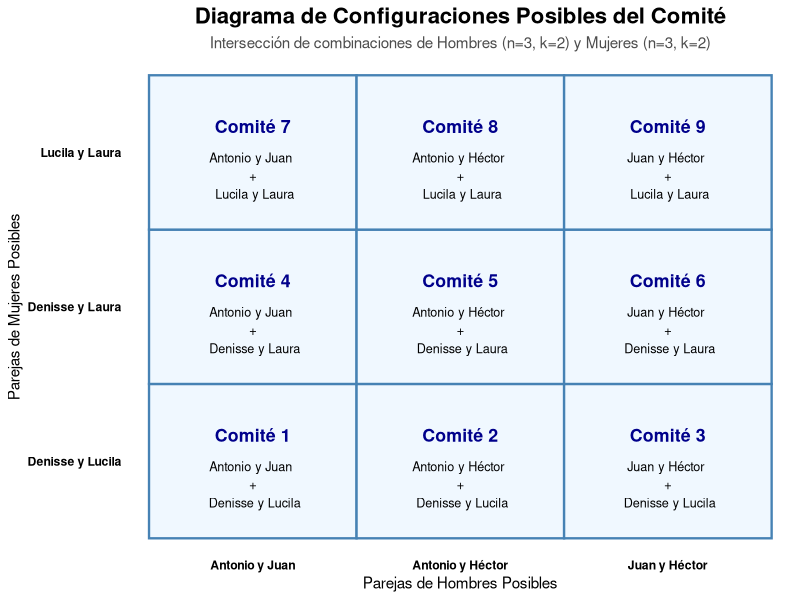
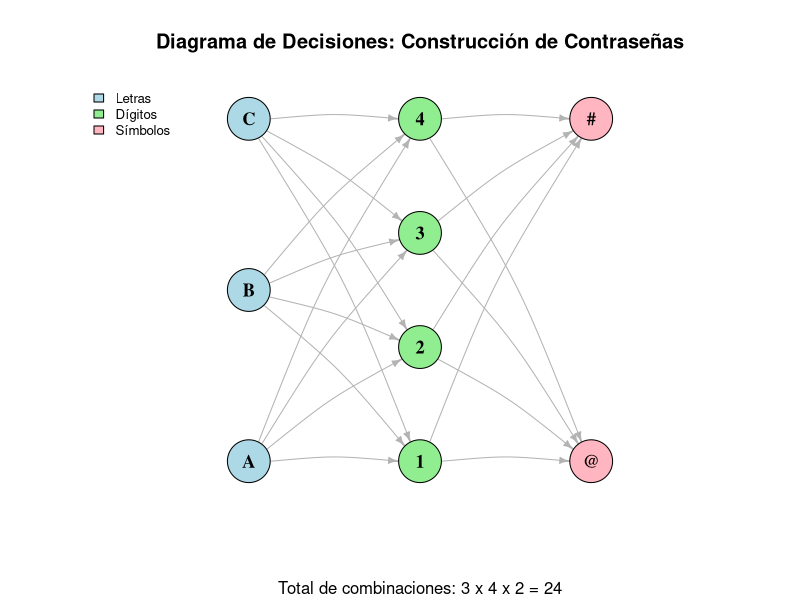
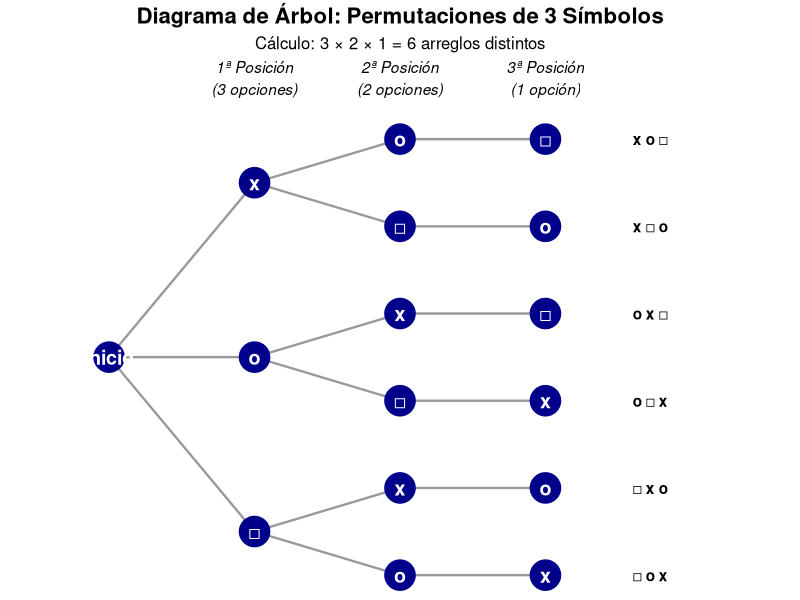
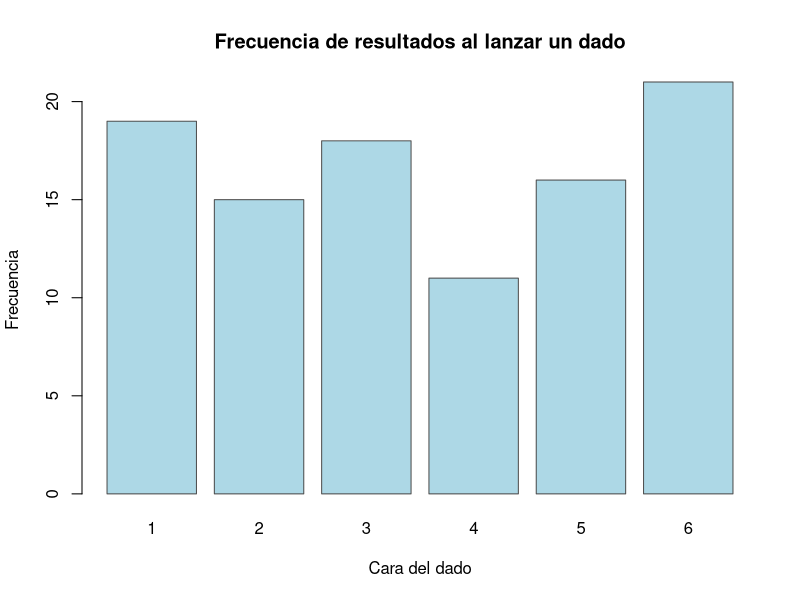
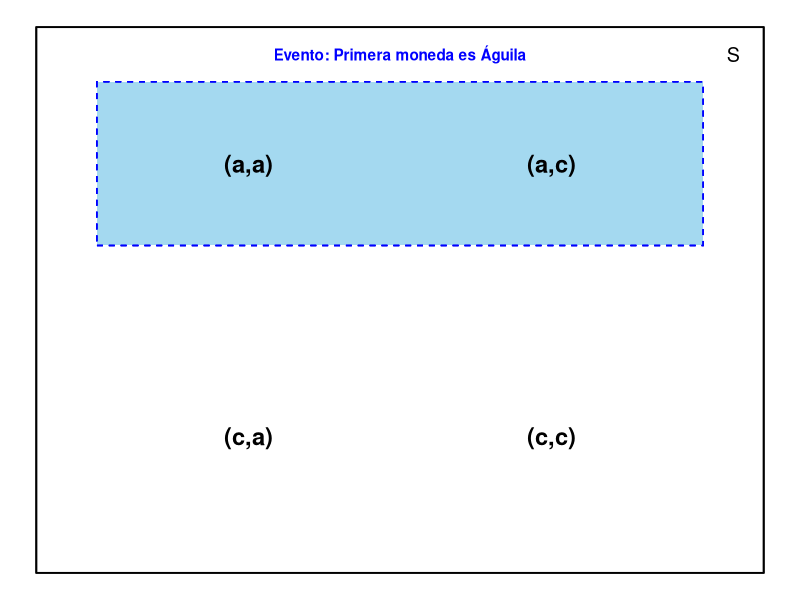
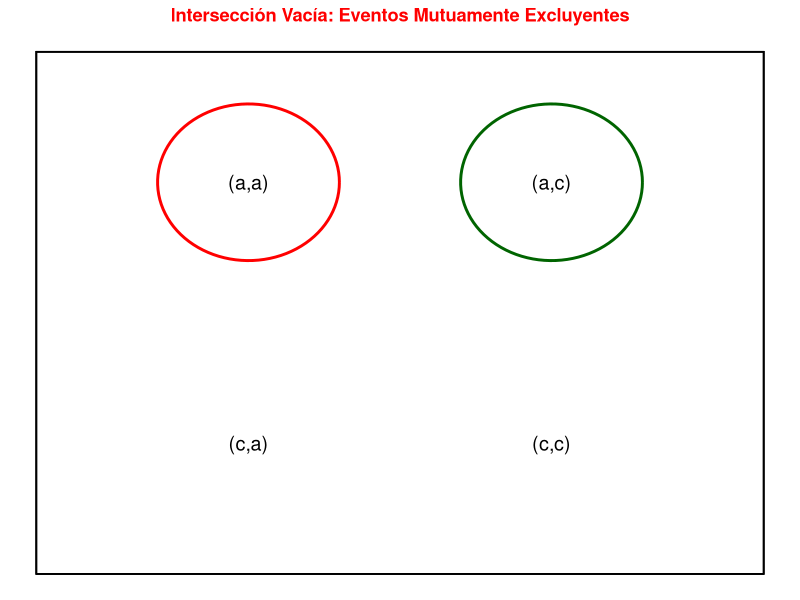
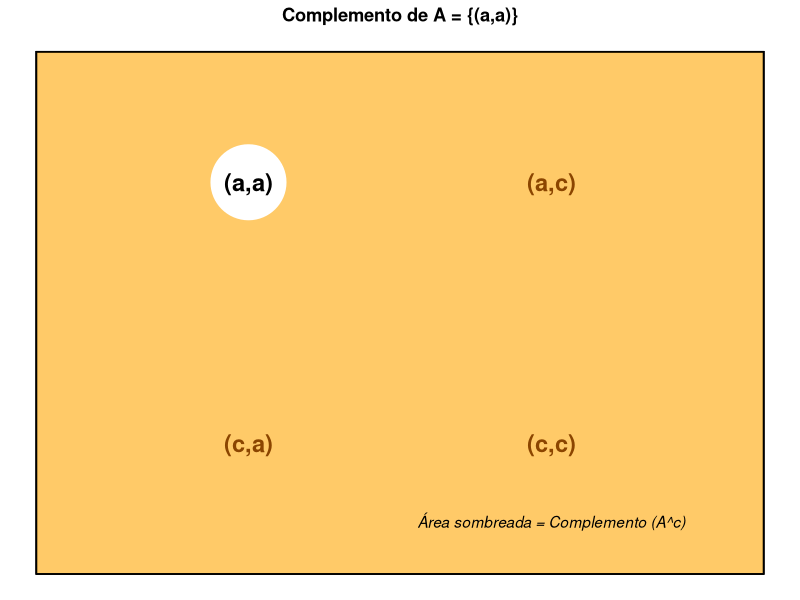
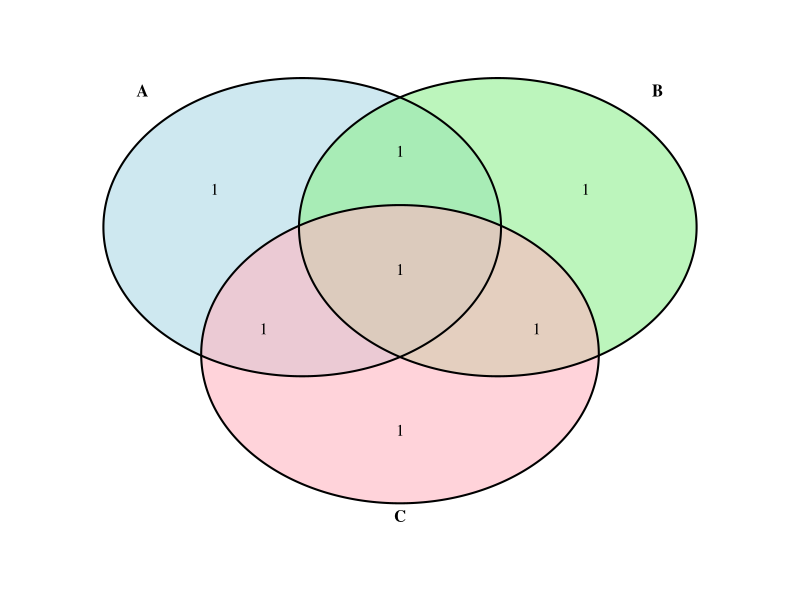

These figures' R source, in order:
## ---- chunk 1
knitr::opts_chunk$set(echo = TRUE)
## ---- chunk 2
library(ggplot2)

# 1. Generar todas las combinaciones posibles de 2 hombres (de 3)
hombres <- c("Antonio", "Juan", "Héctor")
comb_h <- combn(hombres, 2, simplify = FALSE)
# Crear etiquetas legibles
etiquetas_h <- sapply(comb_h, function(x) paste(x, collapse = " y "))

# 2. Generar todas las combinaciones posibles de 2 mujeres (de 3)
mujeres <- c("Denisse", "Lucila", "Laura")
comb_m <- combn(mujeres, 2, simplify = FALSE)
# Crear etiquetas legibles
etiquetas_m <- sapply(comb_m, function(x) paste(x, collapse = " y "))

# 3. Crear el espacio muestral cruzando ambos grupos (Principio Multiplicativo)
df_comites <- expand.grid(Hombres = etiquetas_h, Mujeres = etiquetas_m)
df_comites$ID <- paste("Comité", 1:nrow(df_comites))

# 4. Graficar la matriz de combinaciones
ggplot(df_comites, aes(x = Hombres, y = Mujeres)) +
  # Crear los cuadros de la matriz
  geom_tile(fill = "aliceblue", color = "steelblue", linewidth = 0.8) +
  # Añadir el número de comité
  geom_text(aes(label = ID), fontface = "bold", vjust = -1.5, size = 4.5, color = "darkblue") +
  # Añadir los nombres de los integrantes en cada celda
  geom_text(aes(label = paste(Hombres, "\n+\n", Mujeres)), size = 3.2, vjust = 1) +
  # Estética y etiquetas
  theme_minimal() +
  labs(
    title = "Diagrama de Configuraciones Posibles del Comité",
    subtitle = "Intersección de combinaciones de Hombres (n=3, k=2) y Mujeres (n=3, k=2)",
    x = "Parejas de Hombres Posibles",
    y = "Parejas de Mujeres Posibles"
  ) +
  theme(
    plot.title = element_text(face = "bold", size = 16, hjust = 0.5),
    plot.subtitle = element_text(size = 11, hjust = 0.5, color = "gray30"),
    axis.text = element_text(face = "bold", color = "black"),
    panel.grid = element_blank()
  )
## ---- chunk 3
# Es fundamental cargar la librería igraph
library(igraph)
library(ggplot2)
## ---- chunk 4
# 1. Definir los conjuntos
letras <- c("A", "B", "C")
digitos <- c("1", "2", "3", "4")
simbolos <- c("@", "#")

# 2. Crear las aristas (edges) de forma jerárquica
# Para que el diagrama no colapse los nodos, creamos combinaciones únicas
edges1 <- expand.grid(from = letras, to = digitos)
edges2 <- expand.grid(from = digitos, to = simbolos)

# Unimos todas las conexiones
edges <- rbind(edges1, edges2)

# 3. Crear el objeto de grafo
g <- graph_from_data_frame(edges, directed = TRUE)

# 4. Configurar Estilo Visual (Atributos de Vértices y Aristas)
V(g)$color <- ifelse(V(g)$name %in% letras, "lightblue",
              ifelse(V(g)$name %in% digitos, "lightgreen", "lightpink"))

V(g)$size <- 25
V(g)$label.color <- "black"
V(g)$label.font <- 2
V(g)$label.cex <- 1.1

# Estilo de las flechas
E(g)$arrow.size <- 0.5
E(g)$color <- "gray70"
E(g)$curved <- 0.1

# 5. Definir el Layout (Disposición por niveles)
# Calculamos las posiciones manualmente para que se vea como un flujo de izquierda a derecha
coords <- matrix(NA, nrow = vcount(g), ncol = 2)
nombres <- V(g)$name

# Nivel 1 (Letras)
coords[nombres %in% letras, 1] <- 1
coords[nombres %in% letras, 2] <- seq(1, 10, length.out = length(letras))

# Nivel 2 (Dígitos)
coords[nombres %in% digitos, 1] <- 2
coords[nombres %in% digitos, 2] <- seq(1, 10, length.out = length(digitos))

# Nivel 3 (Símbolos)
coords[nombres %in% simbolos, 1] <- 3
coords[nombres %in% simbolos, 2] <- seq(1, 10, length.out = length(simbolos))

# 6. Dibujar el Grafo
plot(g, 
     layout = coords, 
     vertex.label.dist = 0,
     main = "Diagrama de Decisiones: Construcción de Contraseñas",
     sub = "Total de combinaciones: 3 x 4 x 2 = 24")

# Leyenda para identificar niveles
legend("topleft", 
       legend = c("Letras", "Dígitos", "Símbolos"), 
       fill = c("lightblue", "lightgreen", "lightpink"), 
       bty = "n", cex = 0.8)
## ---- chunk 5
library(ggplot2)

# Crear estructura de datos para el árbol de permutaciones
# Definimos las coordenadas de los nodos
df_tree <- data.frame(
  x = c(0, 1, 1, 1, 2, 2, 2, 2, 2, 2, 3, 3, 3, 3, 3, 3),
  y = c(0, 2, 0, -2, 2.5, 1.5, 0.5, -0.5, -1.5, -2.5, 2.5, 1.5, 0.5, -0.5, -1.5, -2.5),
  label = c("Inicio", "x", "o", "□", "o", "□", "x", "□", "x", "o", "□", "o", "□", "x", "o", "x")
)

# Definir las conexiones (ramas)
df_lines <- data.frame(
  x =    c(0, 0, 0, 1, 1, 1, 1, 1, 1, 2, 2, 2, 2, 2, 2),
  xend = c(1, 1, 1, 2, 2, 2, 2, 2, 2, 3, 3, 3, 3, 3, 3),
  y =    c(0, 0, 0, 2, 2, 0, 0, -2, -2, 2.5, 1.5, 0.5, -0.5, -1.5, -2.5),
  yend = c(2, 0, -2, 2.5, 1.5, 0.5, -0.5, -1.5, -2.5, 2.5, 1.5, 0.5, -0.5, -1.5, -2.5)
)

# Crear el gráfico
ggplot() +
  # Dibujar las ramas del árbol
  geom_segment(data = df_lines, aes(x = x, y = y, xend = xend, yend = yend), 
               color = "gray60", linewidth = 0.8) +
  # Dibujar los nodos (puntos de decisión)
  geom_point(data = df_tree, aes(x = x, y = y), color = "darkblue", size = 10) +
  # Añadir los símbolos/etiquetas
  geom_text(data = df_tree, aes(x = x, y = y, label = label), 
            color = "white", fontface = "bold", size = 5) +
  # Etiquetas de las posiciones
  annotate("text", x = 1, y = 3.2, label = "1ª Posición\n(3 opciones)", fontface = "italic") +
  annotate("text", x = 2, y = 3.2, label = "2ª Posición\n(2 opciones)", fontface = "italic") +
  annotate("text", x = 3, y = 3.2, label = "3ª Posición\n(1 opción)", fontface = "italic") +
  # Listado de permutaciones finales al final de las ramas
  annotate("text", x = 3.6, y = 2.5, label = "x o □", fontface = "bold", hjust = 0) +
  annotate("text", x = 3.6, y = 1.5, label = "x □ o", fontface = "bold", hjust = 0) +
  annotate("text", x = 3.6, y = 0.5, label = "o x □", fontface = "bold", hjust = 0) +
  annotate("text", x = 3.6, y = -0.5, label = "o □ x", fontface = "bold", hjust = 0) +
  annotate("text", x = 3.6, y = -1.5, label = "□ x o", fontface = "bold", hjust = 0) +
  annotate("text", x = 3.6, y = -2.5, label = "□ o x", fontface = "bold", hjust = 0) +
  # Estética general
  theme_void() +
  labs(title = "Diagrama de Árbol: Permutaciones de 3 Símbolos",
       subtitle = "Cálculo: 3 \u00d7 2 \u00d7 1 = 6 arreglos distintos") +
  theme(plot.title = element_text(face = "bold", size = 16, hjust = 0.5),
        plot.subtitle = element_text(size = 12, hjust = 0.5)) +
  xlim(-0.5, 4.5)
## ---- chunk 6
library(igraph)

# Definición de conjuntos
hombres <- c("Antonio", "Juan", "Héctor")
mujeres <- c("Denisse", "Lucila", "Laura")

# Combinaciones
comb_hombres <- combn(hombres, 2)
comb_mujeres <- combn(mujeres, 2)

# Construcción de la tabla de comités
resultado <- data.frame()

for (i in 1:ncol(comb_hombres)) {
  for (j in 1:ncol(comb_mujeres)) {
    resultado <- rbind(
      resultado,
      data.frame(
        Hombre1 = comb_hombres[1, i],
        Hombre2 = comb_hombres[2, i],
        Mujer1  = comb_mujeres[1, j],
        Mujer2  = comb_mujeres[2, j]
      )
    )
  }
}

resultado

## ---- chunk 7
# Fijar semilla para reproducibilidad
set.seed(123)

# Simular lanzamientos de un dado
n <- 100
lanzamientos <- sample(1:6, size = n, replace = TRUE)

# Tabla de frecuencias
frecuencias <- table(lanzamientos)

frecuencias

barplot(
  frecuencias,
  col = "lightblue",
  border = "gray30",
  main = "Frecuencia de resultados al lanzar un dado",
  xlab = "Cara del dado",
  ylab = "Frecuencia"
)

## ---- chunk 8
library(ggplot2)

# Crear un marco para el diagrama de Venn conceptual
df_venn <- data.frame(
  x = c(-0.5, 0.5, -0.5, 0.5),
  y = c(0.5, 0.5, -0.5, -0.5),
  label = c("(a,a)", "(a,c)", "(c,a)", "(c,c)"),
  evento = c("Unión", "Unión", "Fuera", "Fuera")
)

ggplot(df_venn, aes(x, y)) +
  # Dibujar el espacio muestral S
  geom_rect(aes(xmin=-1.2, xmax=1.2, ymin=-1, ymax=1), fill=NA, color="black") +
  # Resaltar la unión de los eventos
  geom_rect(aes(xmin=-1, xmax=1, ymin=0.2, ymax=0.8), fill="skyblue", alpha=0.3, color="blue", linetype="dashed") +
  geom_text(aes(label=label), size=6, fontface="bold") +
  annotate("text", x=1.1, y=0.9, label="S", size=5) +
  annotate("text", x=0, y=0.9, label="Evento: Primera moneda es Águila", color="blue", fontface="bold") +
  theme_void()
## ---- chunk 9
# Visualización de conjuntos disjuntos
ggplot(df_venn, aes(x, y)) +
  geom_rect(aes(xmin=-1.2, xmax=1.2, ymin=-1, ymax=1), fill=NA, color="black") +
  # Círculos separados para mostrar que no hay intersección
  annotate("path", x= -0.5 + 0.3*cos(seq(0,2*pi,length.out=100)), 
           y= 0.5 + 0.3*sin(seq(0,2*pi,length.out=100)), color="red", linewidth=1) +
  annotate("path", x= 0.5 + 0.3*cos(seq(0,2*pi,length.out=100)), 
           y= 0.5 + 0.3*sin(seq(0,2*pi,length.out=100)), color="darkgreen", linewidth=1) +
  geom_text(aes(label=label), size=5) +
  labs(title = "Intersección Vacía: Eventos Mutuamente Excluyentes") +
  theme_void() +
  theme(plot.title = element_text(hjust=0.5, color="red", face="bold"))
## ---- chunk 10
# Resaltar todo lo que NO es (a,a)
ggplot(df_venn, aes(x, y)) +
  # Fondo para el complemento
  geom_rect(aes(xmin=-1.2, xmax=1.2, ymin=-1, ymax=1), fill="orange", alpha=0.2, color="black") +
  # El evento A se queda "en blanco" o sin sombrear
  annotate("point", x=-0.5, y=0.5, size=25, color="white") +
  geom_text(aes(label=label, color=(label=="(a,a)")), size=6, fontface="bold", show.legend = F) +
  scale_color_manual(values=c("darkorange4", "black")) +
  annotate("text", x=0.5, y=-0.8, label="Área sombreada = Complemento (A^c)", fontface="italic") +
  theme_void() +
  labs(title = "Complemento de A = {(a,a)}") +
  theme(plot.title = element_text(hjust=0.5, face="bold"))
## ---- chunk 11
library(VennDiagram)
library(grid)

# Definición de los eventos
A <- c("(a,a,a)", "(a,a,c)", "(a,c,a)", "(a,c,c)")
B <- c("(a,a,a)", "(a,a,c)", "(c,a,a)", "(c,a,c)")
C <- c("(a,a,a)", "(a,c,a)", "(c,a,a)", "(c,c,a)")

# Crear diagrama de Venn
venn.plot <- venn.diagram(
  x = list(
    A = A,
    B = B,
    C = C
  ),
  filename = NULL,
  fill = c("lightblue", "lightgreen", "lightpink"),
  alpha = 0.6,
  cex = 1,
  cat.cex = 1,
  cat.fontface = "bold",
  margin = 0.1
)

# Mostrar el diagrama
grid.newpage()
grid.draw(venn.plot)

## ---- chunk 12
# Valores combinatorios
total <- choose(55, 10)
favorables <- choose(30, 5) * choose(25, 5)

# Crear data frame
datos <- data.frame(
  Tipo = c("Favorables", "Otras"),
  Cantidad = c(favorables, total - favorables)
)

# Visualización
barplot(
  datos$Cantidad,
  names.arg = datos$Tipo,
  col = c("steelblue", "gray80"),
  main = "Probabilidad de formar un comité con 5 hombres y 5 mujeres",
  ylab = "Número de configuraciones",
  las = 2
)
## ---- chunk 13
set.seed(123)

# Número de lanzamientos
n <- 20

# Simulación de lanzamientos del dado
lanzamientos <- sample(1:6, n, replace = TRUE)

# Evento A: número par
evento_A <- lanzamientos %% 2 == 0

# Frecuencia acumulada
n_A <- cumsum(evento_A)
frecuencia_relativa <- n_A / seq_len(n)

# Gráfica
plot(
  frecuencia_relativa,
  type = "o",
  pch = 19,
  ylim = c(0, 1),
  xlab = "Número de lanzamientos",
  ylab = "Frecuencia relativa de A",
  main = "Estabilización de la frecuencia relativa\nEvento A = número par"
)

abline(h = 0.5, col = "red", lty = 2)
## ---- chunk 14
library(ggplot2)

# 1. Definir los datos del espacio muestral y sus probabilidades
df_moneda <- data.frame(
  Resultado = c("Águila", "Sol"),
  Probabilidad = c(0.5, 0.5)
)

# 2. Crear el gráfico de barras
ggplot(df_moneda, aes(x = Resultado, y = Probabilidad, fill = Resultado)) +
  geom_bar(stat = "identity", color = "black", width = 0.6, alpha = 0.8) +
  # Añadir etiquetas de texto con la probabilidad
  geom_text(aes(label = Probabilidad), vjust = -0.5, fontface = "bold", size = 5) +
  # Configuración de colores
  scale_fill_manual(values = c("Águila" = "gold3", "Sol" = "gray70")) +
  # Estética y títulos
  theme_minimal() +
  labs(
    title = "Distribución de Probabilidad: Lanzamiento de Moneda",
    subtitle = "Cumplimiento de Axiomas: P(S) = 0.5 + 0.5 = 1",
    x = "Resultado (Variable Aleatoria X)",
    y = "Probabilidad P(X = x)"
  ) +
  # Ajustar límites del eje Y para ver bien las etiquetas
  scale_y_continuous(limits = c(0, 0.6), breaks = seq(0, 1, 0.1)) +
  theme(
    plot.title = element_text(face = "bold", hjust = 0.5),
    plot.subtitle = element_text(hjust = 0.5),
    legend.position = "none"
  )
## ---- chunk 15
# Crear tabla de probabilidades
probabilidades <- data.frame(
  Tipo = c("Falla seria", "Falla mayor"),
  Probabilidad = c(0.11, 0.06)
)

# Visualización con gráfico de barras
barplot(
  probabilidades$Probabilidad,
  names.arg = probabilidades$Tipo,
  ylim = c(0, 0.15),
  col = c("steelblue", "tomato"),
  main = "Probabilidad de reclamos por tipo de falla",
  ylab = "Probabilidad"
)

# Agregar etiquetas numéricas
text(
  x = c(0.7, 1.9),
  y = probabilidades$Probabilidad,
  labels = probabilidades$Probabilidad,
  pos = 3
)
## ---- chunk 16
# Definición de probabilidades
p_mujer <- 0.70
p_hombre <- 0.30
p_fuma_dado_mujer <- 0.10
p_fuma_dado_hombre <- 0.20

# Teorema de Probabilidad Total
p_total_fumador <- (p_fuma_dado_hombre * p_hombre) + (p_fuma_dado_mujer * p_mujer)
print(paste("El porcentaje total de fumadores es:", p_total_fumador * 100, "%"))
## ---- chunk 17
# Ejemplo didáctico de la estructura del Teorema de Bayes
# Árbol de decisión simple para la prueba de Tuberculosis
cat("Probabilidad Total de Positivo P(B):", (0.96 * 0.001) + (0.05 * 0.999))
